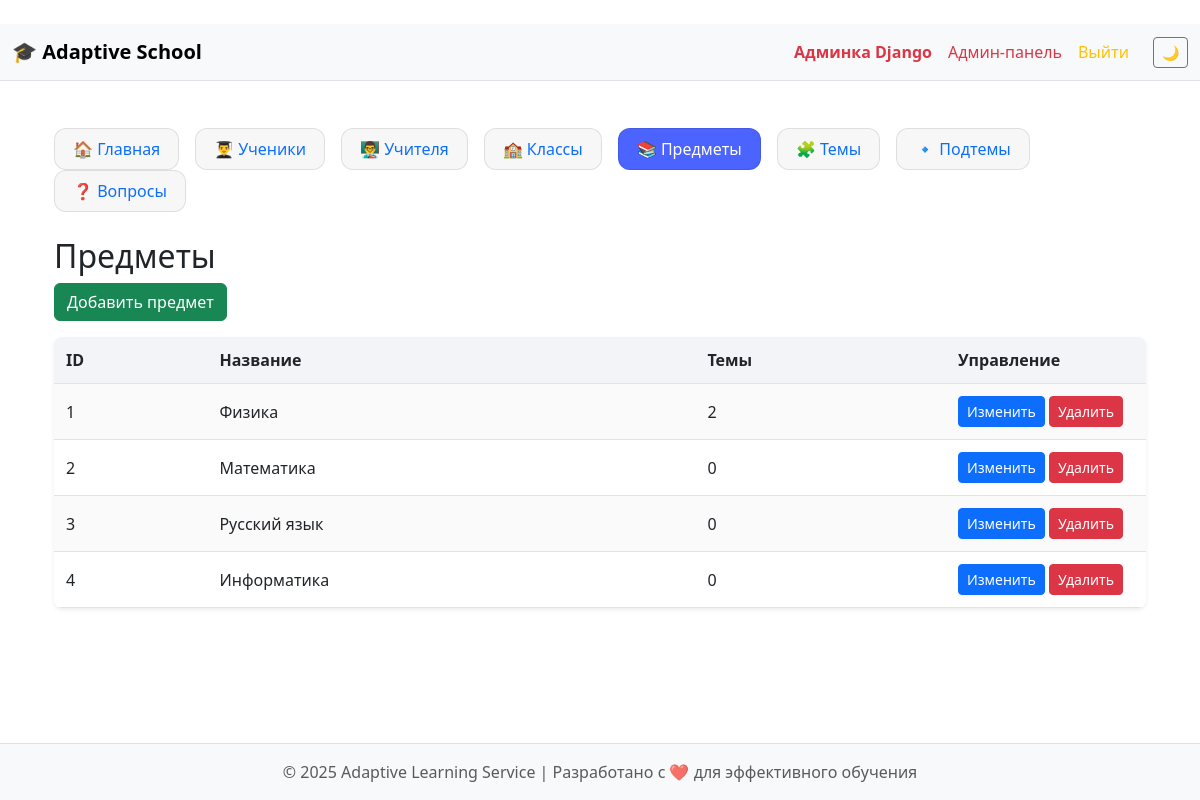
/subjects/ (signed in), run on an earlier commit of the app's database.
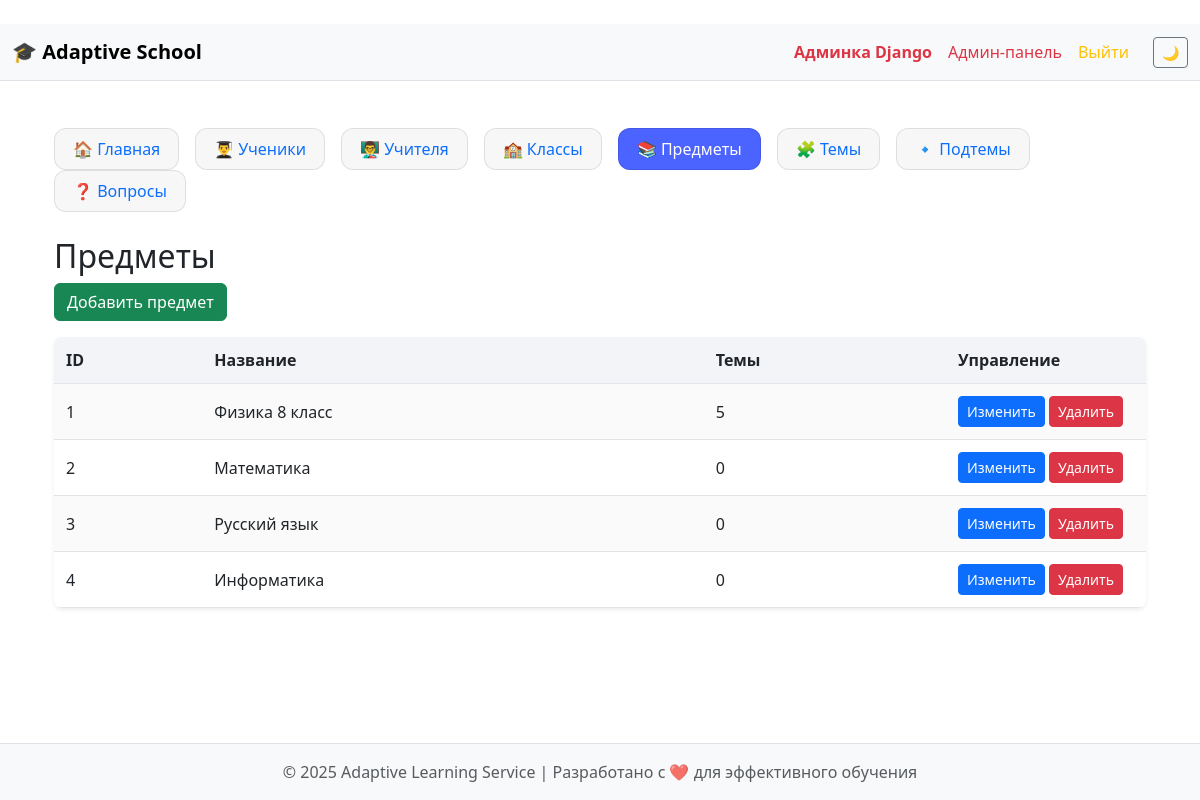
And on a later commit of the database.
### school/models.py (models this page shows, shortened)
class Subject(models.Model):
    name = models.CharField(max_length=100)
    topics = models.ManyToManyField('Topic', blank=True, related_name="subjects")
    class Meta:
        verbose_name = "Предмет"
        verbose_name_plural = "Предметы"

### school/views.py (the view)
# urls.py: path("subjects/", views.subject_list, name="admin_subjects"),
@superuser_required
def subject_list(request):
    return render(request, "adminpanel/subject_list.html", {
        "section": "subjects",
        "subjects": Subject.objects.all()
    })

### administrator/views.py (called while the page is built)
def superuser_required(view):
    return user_passes_test(lambda u: u.is_superuser, login_url="/")(view)

### templates/adminpanel/subject_list.html
﻿{% extends "adminpanel/base_admin.html" %}
{% block admin_content %}
<h2>Предметы</h2>
<a href="{% url 'admin_add_subject' %}" class="btn btn-success mb-3">Добавить предмет</a>
<table class="custom-table table-striped shadow-sm">
    <thead>
        <tr><th>ID</th><th>Название</th><th>Темы</th><th width="200px">Управление</th></tr>
    </thead>
    <tbody>
        {% for s in subjects %}
        <tr>
            <td>{{ s.id }}</td>
            <td>{{ s.name }}</td>
            <td>{{ s.topics.count }}</td>
            <td>
                <a href="{% url 'admin_edit_subject' s.id %}" class="btn btn-sm btn-primary">Изменить</a>
                <a href="{% url 'admin_delete_subject' s.id %}" class="btn btn-sm btn-danger">Удалить</a>
            </td>
        </tr>
        {% endfor %}
    </tbody>
</table>
{% endblock %}

What changed in the data, as far as the page shows it:
changed Subject id 1: name "Физика" → "Физика 8 класс"; topics.count "2" → "5"
